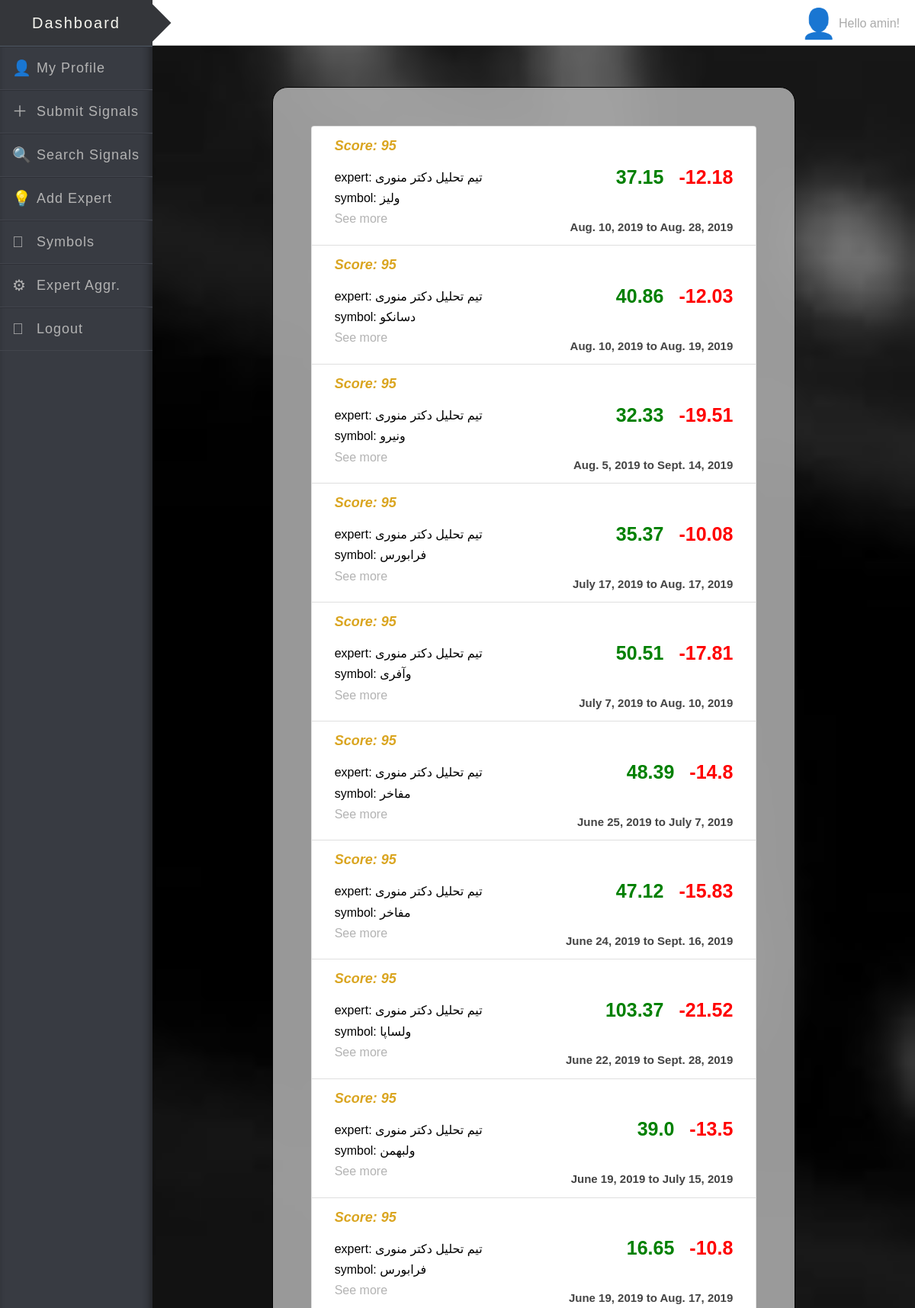
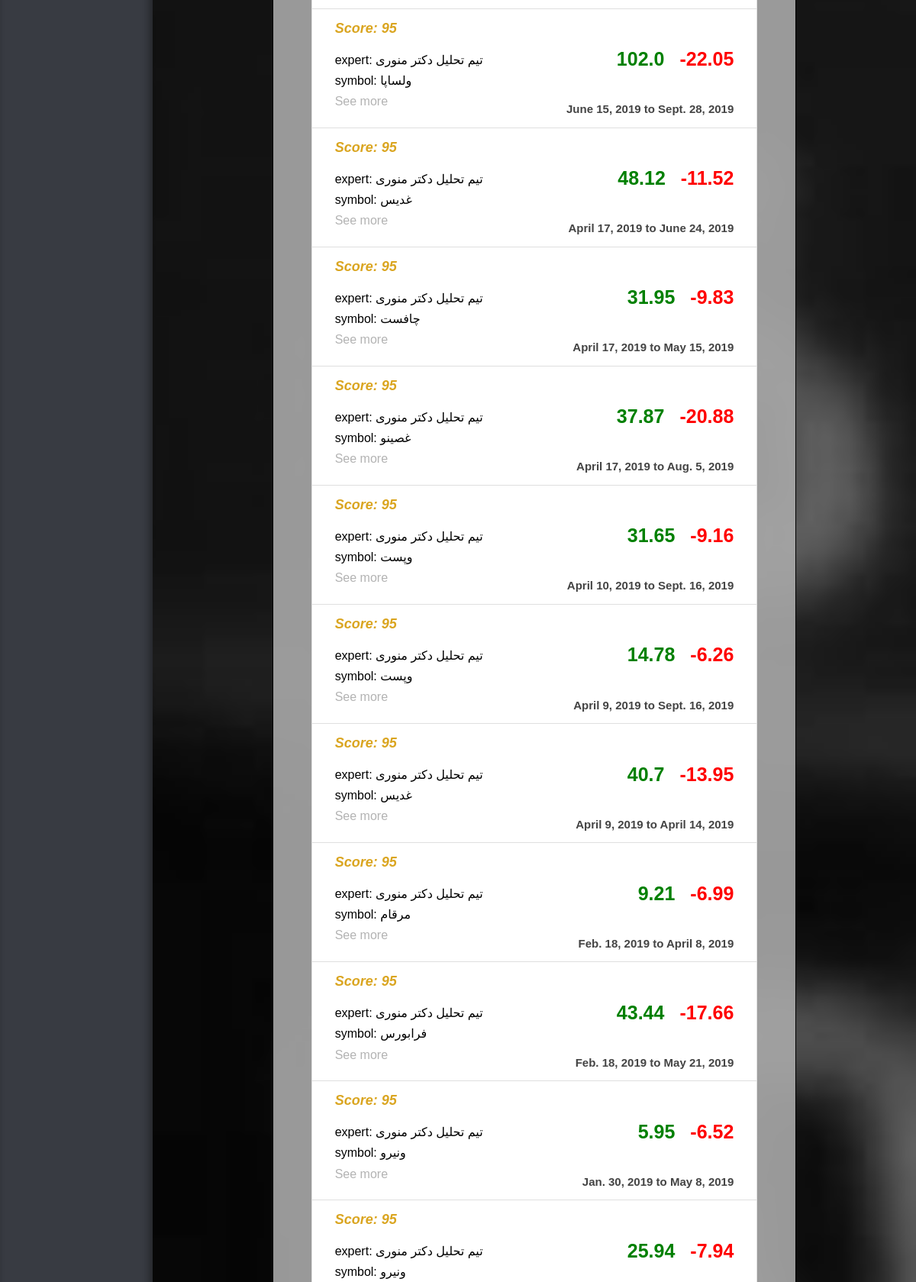
The page /signal/profile (signed in, upper part) on the database its author committed (2 pictures, top to bottom).
### advertisement/models.py (models this page shows, shortened)
class Signal(models.Model):
    title = models.CharField(max_length=80)
    is_succeeded = models.BooleanField(default=None, blank=True, null=True)
    profit = models.FloatField(default=None, blank=True, null=True)
    start_date = models.DateField(default=None, blank=True, null=True)
    close_date = models.DateField(default=None, blank=True, null=True)
    expected_return = models.FloatField(default=None, blank=True, null=True)
    expected_risk = models.FloatField(default=None, blank=True, null=True)
    symbol = models.ForeignKey('Symbol', on_delete=models.CASCADE)
    expert = models.ForeignKey('Expert', on_delete=models.CASCADE, null=True, default="", blank=True)
    @property
    def user_id(self):
        return self.expert.display_name

class Expert(models.Model):
    display_name = models.CharField(max_length=30)
    first_name = models.CharField(max_length=80)
    last_name = models.CharField(max_length=80)
    website = models.URLField(max_length=200, null=True)
    raw_score = models.FloatField(default=1)
    @property
    def score(self):
        ads = Signal.objects.filter(expert=self).select_related('symbol')
        failure = len(ads.filter(is_succeeded=False))
        self.raw_score = 1 - (failure / (len(ads) + 1))
        self.save()
        max_score = Expert.objects.all().aggregate(Max('raw_score'))['raw_score__max']
        min_score = Expert.objects.all().aggregate(Min('raw_score'))['raw_score__min']
        if max_score == min_score:
            return 100
        normalized_score = (self.raw_score - min_score) / (max_score - min_score)
        return int(normalized_score*100)

class Symbol(models.Model):
    name = models.CharField(max_length=30)
    def __str__(self):
        return self.name

### advertisement/views.py (the view)
# urls.py: path('profile', views.profile, name='profile'),
def profile(request):
    ads = Signal.objects.filter(expert__in=request.user.member.followings.all())[:100]
    return render(request, '../templates/profile.html', {
        'ads': ads
    })

### templates/profile.html (shortened to what this page needs)
{% extends 'dashboard.html' %}
{% load static %}
{% block head %}
    <link rel="stylesheet" href="https://maxcdn.bootstrapcdn.com/bootstrap/4.0.0/css/bootstrap.min.css">
    <link rel="stylesheet" href="{% static 'style.css' %}?v=1">
{% endblock %}
{% block content %}
    <div class="grid">
        <div class="row">
            <div class="col-xs-10 col-md-8 col-lg-8 col-sm-8 offset-xs-1 offset-md-2 offset-lg-2 offset-sm-2 the-box
                    list-group table-of-contents" style="margin-top: 30px">
                {% for ad in ads %}
                    <div class="list-group-item" onclick="">
                        <div style="display: flex; justify-content: space-between">
                            <div style="float: left; flex-grow: 1" class="search-res">
                                <div style="display: flex; justify-content: space-between">
                                    <p style="float: left; margin: auto 10px; font-size: 18px; font-weight: bold; font-style: italic; color: goldenrod">
                                        Score: {{ ad.expert.score }}</p>
                                </div>
                                <h6><a style="color: black" href={% url 'expert_page' ad.expert.id %}>expert: {{ ad.user_id }}</a></h6>
                                <h6><a style="color: black" href={% url 'symbol_detail' ad.symbol.name %}>symbol: {{ ad.symbol }}</a></h6>
                                <h6><a href={% url 'advertisement_detail' ad.id %}>See more</a></h6>
                            </div>
                            <p style="float: right; margin: auto 10px; font-size: 25px; font-weight: bold; color: green">{{ ad.expected_return }}</p>
                            <p style="float: right; margin: auto 10px; font-size: 25px; font-weight: bold; color: red">{{ ad.expected_risk }}</p>
                        </div>
                        <p style="float: right; margin: auto 10px; font-size: 15px; font-weight: bold">
                            {% if ad.start_date %}
                                {{ ad.start_date }}
                            {% endif %}
                            {% if ad.close_date %}
                                to {{ ad.close_date }}
                            {% endif %}</p>
                    </div>
                {% endfor %}
            </div>
        </div>
    </div>
{% endblock %}

### templates/dashboard.html (shortened to what this page needs)
<!DOCTYPE html>
<html lang="en">
{% load staticfiles %}
<head>
    {% block head %}
    {% endblock %}
    <link rel="stylesheet" href="{% static 'dashboard_style.css' %}">
</head>
<body class="bckg_right" style="padding-top: 0">
<span class="bckg"></span>
<header style="position: sticky; top: 0">
    <h1>Dashboard</h1>
    <nav>
        <ul>
            <li>
                <a href="http://127.0.0.1:8000/signal/profile" data-title="Profile">My Profile</a>
            </li>
            <li>
                <a href="http://127.0.0.1:8000/signal/add_signal" data-title="Submit">Submit Signals</a>
            </li>
            <li>
                <a href="http://127.0.0.1:8000/signal/search" data-title="Search">Search Signals</a>
            </li>
            <li>
                <a href="http://127.0.0.1:8000/signal/add_expert" data-title="AddExpert">Add Expert</a>
            </li>
            <li>
                <a href="http://127.0.0.1:8000/signal/symbols" data-title="Symbols">Symbols</a>
            </li>
            <li>
                <a href="http://127.0.0.1:8000/signal/expert_aggregation" data-title="ExpertAggregation">Expert Aggr.</a>
            </li>
            <li>
                <a href="{% url 'logout' %}" data-title="Logout">Logout</a>
            </li>
        </ul>
    </nav>
</header>
<main>
    <div class="title" style="position: sticky; top: 0; z-index: 5">
        <h2></h2>
        <a href="javascript:void(0);">Hello {{ request.user.username }}!</a>
    </div>
<br>
{% block content %}
{% endblock %}
</main>
</body>
</html>

### static/style.css (style rules this page uses)
body { padding-top: 80px; padding-bottom: 80px; background-image: url("Stock_bg_denim.jpg") ; background-size: cover; background-attachment: fixed; }
.the-box { padding: 50px; alignment: center; background: rgba(169, 169, 169, 0.9); border: 1px solid black; border-radius: 20px; }
.search-res h6 { position: relative; top: 18px; left: 10px; }

### static/dashboard_style.css (style rules this page uses)
body { display: -webkit-box; display: -moz-box; display: -ms-flexbox; display: -webkit-flex; display: flex; margin: 0; padding: 0; background-color: #f0f0f0; font-family: Muli, sans-serif; color: #444; }
ul { list-style: none; margin-top: 0; padding: 0; }
a { cursor: pointer; display: block; color: #b3b3b3; text-decoration: none; }
.bckg { background-color: #383b42; box-shadow: -4px 0px 10px rgba(14, 14, 14, 0.48) inset; width: 200px; height: 100%; position: fixed; left: 0; top: 0; }
.bckg_right { background-image: url("Stock_bg_bw.jpg"); background-size: cover; padding-top: 0; }
h1 { text-align: center; font-weight: normal; color: #f6f6ef; line-height: 60px; margin: 0; font-size: 20px; letter-spacing: 2px; background-color: #34363a; border-bottom: 1px solid rgba(101, 116, 134, 0.57); }
h2 { font-size: 20px; text-transform: uppercase; margin: 0; letter-spacing: 3px; color: #919191; font-weight: normal; padding-left: 40px; line-height: 60px; text-shadow: 1px 1px 2px #fff; position: relative; flex: 1; -webkit-flex: 1; -ms-flex: 1; }
h2:before { content: ""; width: 36px; height: 36px; position: absolute; left: -19px; top: 12px; background-color: #34363a; -webkit-transform: rotate(45deg); -moz-transform: rotate(45deg); transform: rotate(45deg); }
header { width: 200px; height: 100%; float: left; position: relative; z-index: 99; }
header nav ul li { border-bottom: 1px solid #42454d; padding-left: 48px; transition: all 0.6s; border-top: 1px solid #2e3036; }
header nav ul li a { line-height: 55px; font-size: 18px; position: relative; letter-spacing: 1px; transition: all 0.6s; }
header nav ul li a:before { font-family: "entypo", sans-serif; font-size: 20px; position: absolute; left: -32px; }
header nav ul li:first-child a:before { content: "\1f464"; }
header nav ul li:nth-child(2) a:before { content: "\FF0B"; }
header nav ul li:nth-child(3) a:before { content: "\1f50d"; }
header nav ul li:nth-child(4) a:before { content: "\1F4A1"; }
header nav ul li:nth-child(5) a:before { content: "\e771"; }
header nav ul li:nth-child(6) a:before { content: "\2699"; }
header nav ul li:nth-child(7) a:before { content: "\E741"; }
main { flex: 1; -webkit-flex: 1; -ms-flex: 1; }
.title { background-color: #fff; border-bottom: 1px solid #c0c1c0; height: 60px; display: -webkit-box; display: -moz-box; display: -ms-flexbox; display: -webkit-flex; display: flex; }
.title a { color: #aaa; width: auto; margin: 0 20px; float: right; line-height: 62px; position: relative; text-decoration: none; transition: all 0.5s; }
.title a:before { content: "\1f464"; font-size: 38px; position: absolute; left: -50px; font-family: "entypo"; }

### rows shown on the page
Signal: expert.score "95", user_id "تیم تحلیل دکتر منوری", symbol "ولیز", expected_return "37.15", expected_risk "-12.18", start_date "Aug. 10, 2019", close_date "Aug. 28, 2019"
Signal: expert.score "95", user_id "تیم تحلیل دکتر منوری", symbol "دسانکو", expected_return "40.86", expected_risk "-12.03", start_date "Aug. 10, 2019", close_date "Aug. 19, 2019"
Signal: expert.score "95", user_id "تیم تحلیل دکتر منوری", symbol "ونیرو", expected_return "32.33", expected_risk "-19.51", start_date "Aug. 5, 2019", close_date "Sept. 14, 2019"
Signal: expert.score "95", user_id "تیم تحلیل دکتر منوری", symbol "فرابورس", expected_return "35.37", expected_risk "-10.08", start_date "July 17, 2019", close_date "Aug. 17, 2019"
Signal: expert.score "95", user_id "تیم تحلیل دکتر منوری", symbol "وآفری", expected_return "50.51", expected_risk "-17.81", start_date "July 7, 2019", close_date "Aug. 10, 2019"
Signal: expert.score "95", user_id "تیم تحلیل دکتر منوری", symbol "مفاخر", expected_return "48.39", expected_risk "-14.8", start_date "June 25, 2019", close_date "July 7, 2019"
Signal: expert.score "95", user_id "تیم تحلیل دکتر منوری", symbol "مفاخر", expected_return "47.12", expected_risk "-15.83", start_date "June 24, 2019", close_date "Sept. 16, 2019"
Signal: expert.score "95", user_id "تیم تحلیل دکتر منوری", symbol "ولساپا", expected_return "103.37", expected_risk "-21.52", start_date "June 22, 2019", close_date "Sept. 28, 2019"
Signal: expert.score "95", user_id "تیم تحلیل دکتر منوری", symbol "ولبهمن", expected_return "39.0", expected_risk "-13.5", start_date "June 19, 2019", close_date "July 15, 2019"
Signal: expert.score "95", user_id "تیم تحلیل دکتر منوری", symbol "فرابورس", expected_return "16.65", expected_risk "-10.8", start_date "June 19, 2019", close_date "Aug. 17, 2019"
Signal: expert.score "95", user_id "تیم تحلیل دکتر منوری", symbol "ولساپا", expected_return "102.0", expected_risk "-22.05", start_date "June 15, 2019", close_date "Sept. 28, 2019"
Signal: expert.score "95", user_id "تیم تحلیل دکتر منوری", symbol "غدیس", expected_return "48.12", expected_risk "-11.52", start_date "April 17, 2019", close_date "June 24, 2019"
Signal: expert.score "95", user_id "تیم تحلیل دکتر منوری", symbol "چافست", expected_return "31.95", expected_risk "-9.83", start_date "April 17, 2019", close_date "May 15, 2019"
Signal: expert.score "95", user_id "تیم تحلیل دکتر منوری", symbol "غصینو", expected_return "37.87", expected_risk "-20.88", start_date "April 17, 2019", close_date "Aug. 5, 2019"
Signal: expert.score "95", user_id "تیم تحلیل دکتر منوری", symbol "وپست", expected_return "31.65", expected_risk "-9.16", start_date "April 10, 2019", close_date "Sept. 16, 2019"
Signal: expert.score "95", user_id "تیم تحلیل دکتر منوری", symbol "وپست", expected_return "14.78", expected_risk "-6.26", start_date "April 9, 2019", close_date "Sept. 16, 2019"
Signal: expert.score "95", user_id "تیم تحلیل دکتر منوری", symbol "غدیس", expected_return "40.7", expected_risk "-13.95", start_date "April 9, 2019", close_date "April 14, 2019"
Signal: expert.score "95", user_id "تیم تحلیل دکتر منوری", symbol "مرقام", expected_return "9.21", expected_risk "-6.99", start_date "Feb. 18, 2019", close_date "April 8, 2019"
Signal: expert.score "95", user_id "تیم تحلیل دکتر منوری", symbol "فرابورس", expected_return "43.44", expected_risk "-17.66", start_date "Feb. 18, 2019", close_date "May 21, 2019"
Signal: expert.score "95", user_id "تیم تحلیل دکتر منوری", symbol "ونیرو", expected_return "5.95", expected_risk "-6.52", start_date "Jan. 30, 2019", close_date "May 8, 2019"
Signal: expert.score "95", user_id "تیم تحلیل دکتر منوری", symbol "ونیرو", expected_return "25.94", expected_risk "-7.94"

### other values the page prints
{{ request.user.username }} "amin"
